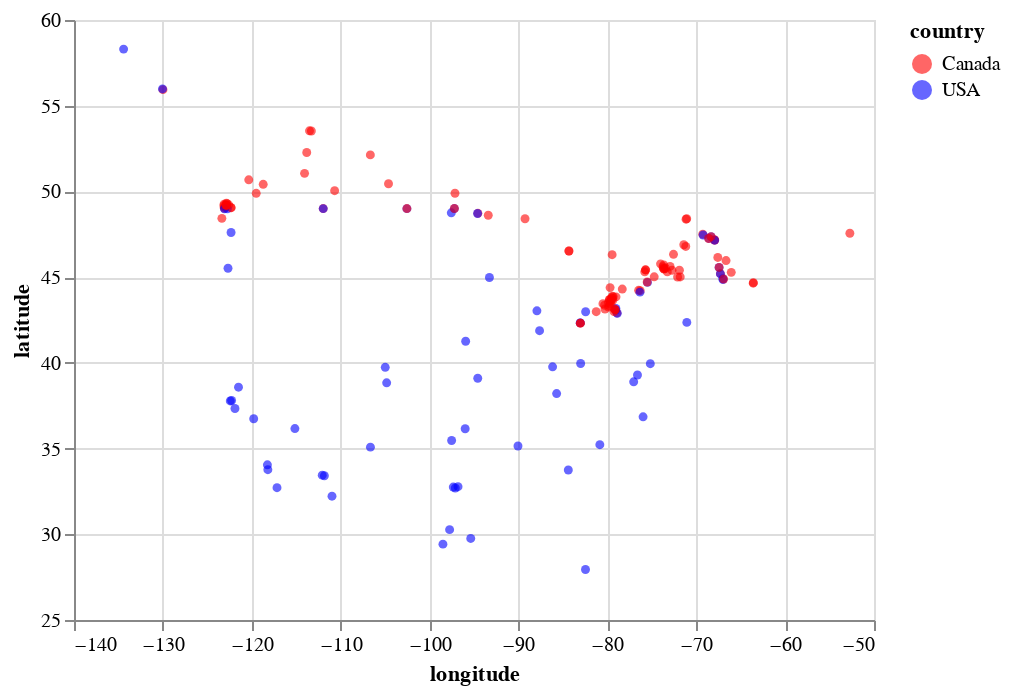

Write notebook code for a chart like this one.
### Markdown cell above
Sometimes we may want to keep the target in the train split for EDA or for visualization.

### Code cell
import altair as alt


chart_votes = alt.Chart(train_df).mark_circle(size=20, opacity=0.6).encode(
    alt.X('longitude:Q', scale=alt.Scale(domain=[-140, -50])),
    alt.Y('latitude:Q', scale=alt.Scale(domain=[25, 60])),
    alt.Color('country:N', scale=alt.Scale(domain=['Canada', 'USA'],
                                           range=['red', 'blue'])))
chart_votes

### Figure 1 — Vega-Lite specification as saved in the notebook (floating-point values rounded to 4 significant figures; data arrays with more than 128 entries replaced by an {"elided": "..."} marker saying what was removed)
{"config": {"view": {"continuousWidth": 400, "continuousHeight": 300}}, "data": {"name": "data-66158384001fb6a73b6445c49f67d5ce"}, "mark": {"type": "circle", "opacity": 0.6, "size": 20}, "encoding": {"color": {"type": "nominal", "field": "country", "scale": {"domain": ["Canada", "USA"], "range": ["red", "blue"]}}, "x": {"type": "quantitative", "field": "longitude", "scale": {"domain": [-140, -50]}}, "y": {"type": "quantitative", "field": "latitude", "scale": {"domain": [25, 60]}}}, "$schema": "https://vega.github.io/schema/vega-lite/v4.8.1.json", "datasets": {"data-66158384001fb6a73b6445c49f67d5ce": {"elided": "167 records"}}}
